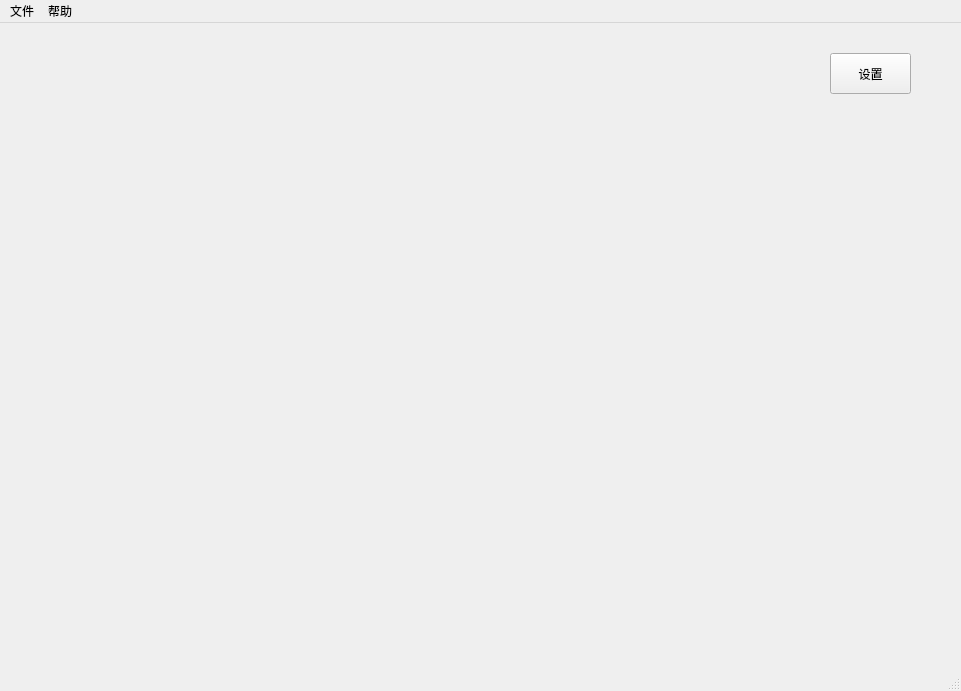
<?xml version="1.0" encoding="UTF-8"?>
<ui version="4.0">
 <class>control_window</class>
 <widget class="QMainWindow" name="control_window">
  <property name="geometry">
   <rect>
    <x>0</x>
    <y>0</y>
    <width>961</width>
    <height>691</height>
   </rect>
  </property>
  <property name="windowTitle">
   <string>MainWindow</string>
  </property>
  <widget class="QWidget" name="centralwidget">
   <widget class="QPushButton" name="Advanced_Button">
    <property name="geometry">
     <rect>
      <x>830</x>
      <y>30</y>
      <width>81</width>
      <height>41</height>
     </rect>
    </property>
    <property name="text">
     <string>设置</string>
    </property>
   </widget>
  </widget>
  <widget class="QMenuBar" name="menubar">
   <property name="geometry">
    <rect>
     <x>0</x>
     <y>0</y>
     <width>961</width>
     <height>22</height>
    </rect>
   </property>
   <widget class="QMenu" name="menu">
    <property name="title">
     <string>文件</string>
    </property>
    <addaction name="actionnew"/>
    <addaction name="separator"/>
    <addaction name="actionedit"/>
   </widget>
   <widget class="QMenu" name="menu_2">
    <property name="title">
     <string>帮助</string>
    </property>
    <addaction name="actionSerialHelper"/>
    <addaction name="separator"/>
    <addaction name="actionguany"/>
   </widget>
   <addaction name="menu"/>
   <addaction name="menu_2"/>
  </widget>
  <widget class="QStatusBar" name="statusbar"/>
  <action name="actionSerialHelper">
   <property name="text">
    <string>串口助手</string>
   </property>
  </action>
  <action name="actionguany">
   <property name="text">
    <string>关于</string>
   </property>
  </action>
  <action name="actionnew">
   <property name="text">
    <string>新建</string>
   </property>
  </action>
  <action name="actionedit">
   <property name="text">
    <string>退出</string>
   </property>
  </action>
 </widget>
 <resources/>
 <connections/>
</ui>
